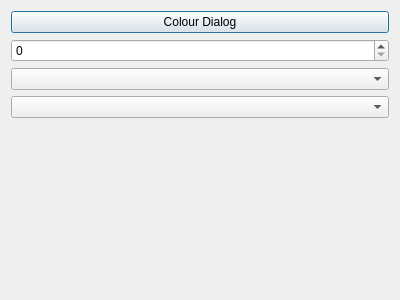
<?xml version="1.0" encoding="UTF-8"?>
<ui version="4.0">
 <class>GraphWindow</class>
 <widget class="QDialog" name="GraphWindow">
  <property name="geometry">
   <rect>
    <x>0</x>
    <y>0</y>
    <width>400</width>
    <height>300</height>
   </rect>
  </property>
  <property name="minimumSize">
   <size>
    <width>250</width>
    <height>250</height>
   </size>
  </property>
  <property name="windowTitle">
   <string>Dialog</string>
  </property>
  <property name="windowIcon">
   <iconset resource="resources.qrc">
    <normaloff>:/icons/graph.svg</normaloff>:/icons/graph.svg</iconset>
  </property>
  <layout class="QGridLayout" name="gridLayout">
   <item row="5" column="0">
    <widget class="QCustomPlot" name="customPlot" native="true"/>
   </item>
   <item row="0" column="0">
    <widget class="QPushButton" name="pushButtonSelectColor">
     <property name="text">
      <string>Colour Dialog</string>
     </property>
    </widget>
   </item>
   <item row="3" column="0">
    <widget class="QComboBox" name="comboBoxDataSets"/>
   </item>
   <item row="1" column="0">
    <widget class="QSpinBox" name="spinBoxLineWidth"/>
   </item>
   <item row="2" column="0">
    <widget class="QComboBox" name="comboBoxLineStyle"/>
   </item>
  </layout>
 </widget>
 <customwidgets>
  <customwidget>
   <class>QCustomPlot</class>
   <extends>QWidget</extends>
   <header>qcustomplot.h</header>
   <container>1</container>
  </customwidget>
 </customwidgets>
 <resources>
  <include location="resources.qrc"/>
 </resources>
 <connections/>
</ui>
